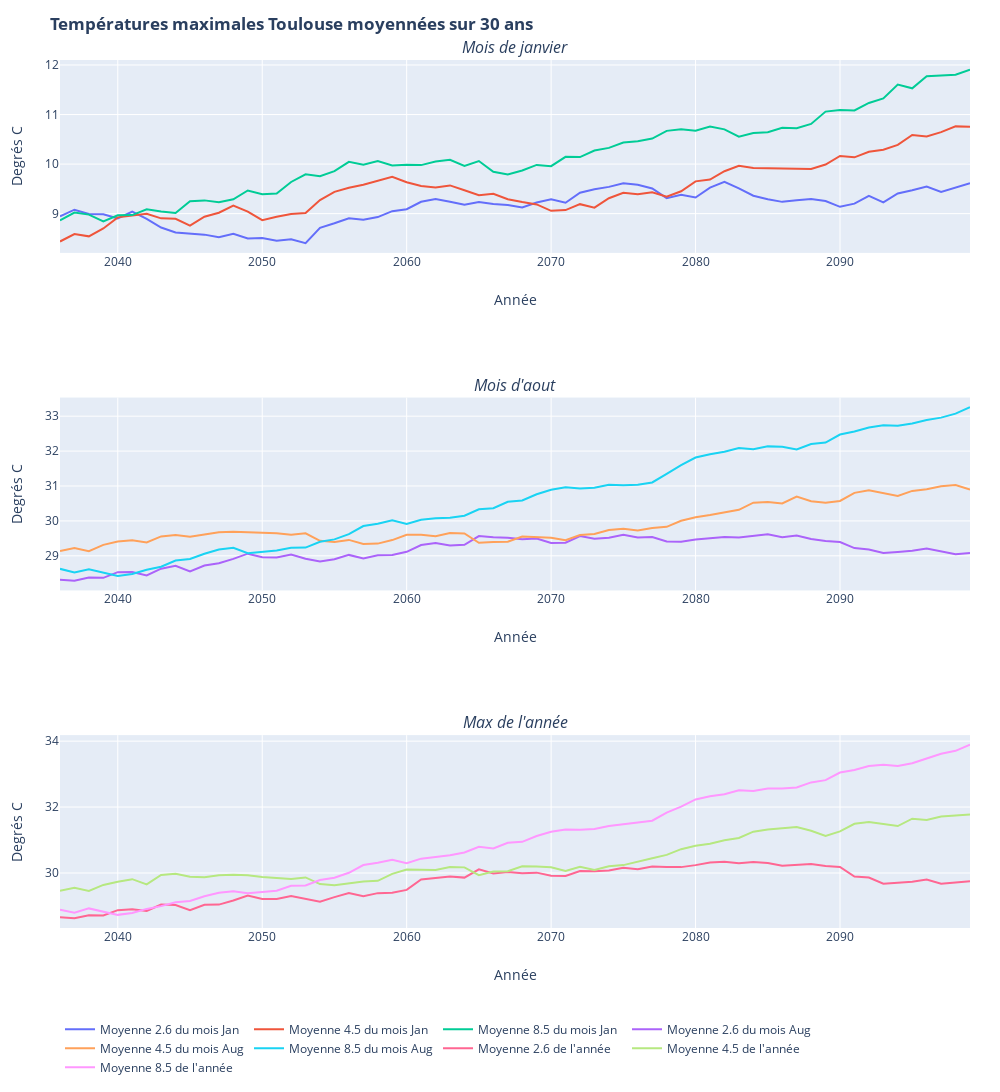

Notebook code cell kept with this figure:
### Markdown cell above
#### Toulouse
Le diagramme ci-dessous  représente l'évolution sur `yearPeriod` années de la température dans la région Toulousaine.(Décommenter la dernière ligne du bloc pour afficher la figure)

### Code cell
q = 0
trace26_0 = go.Scatter(
    x = Tlse_year[firstPlotYear:lastPlotYear],
    y = moyMAreaInterval_Tlse_26[q,:],
    name ='Moyenne 2.6 du mois %s'%Tlse_month[calcMonth[q]]
)
trace45_0 = go.Scatter(
    x = Tlse_year[firstPlotYear:lastPlotYear],
    y = moyMAreaInterval_Tlse_45[q,:],
    name ='Moyenne 4.5 du mois %s'%Tlse_month[calcMonth[q]]
)
trace85_0 = go.Scatter(
    x = Tlse_year[firstPlotYear:lastPlotYear],
    y = moyMAreaInterval_Tlse_85[q,:],
    name ='Moyenne 8.5 du mois %s'%Tlse_month[calcMonth[q]]
)

q = 1
trace26_1 = go.Scatter(
    x = Tlse_year[firstPlotYear:lastPlotYear],
    y = moyMAreaInterval_Tlse_26[q,:],
    name ='Moyenne 2.6 du mois %s'%Tlse_month[calcMonth[q]]
)
trace45_1 = go.Scatter(
    x = Tlse_year[firstPlotYear:lastPlotYear],
    y = moyMAreaInterval_Tlse_45[q,:],
    name ='Moyenne 4.5 du mois %s'%Tlse_month[calcMonth[q]]
)

trace85_1 = go.Scatter(
    x = Tlse_year[firstPlotYear:lastPlotYear],
    y = moyMAreaInterval_Tlse_85[q,:],
    name ='Moyenne 8.5 du mois %s'%Tlse_month[calcMonth[q]]
)

q = 2
trace26_2 = go.Scatter(
    x = Tlse_year[firstPlotYear:lastPlotYear],
    y = moyMAreaInterval_Tlse_26[q,:],
    name ="Moyenne 2.6 de l'année"
)
trace45_2 = go.Scatter(
    x = Tlse_year[firstPlotYear:lastPlotYear],
    y = moyMAreaInterval_Tlse_45[q,:],
    name ="Moyenne 4.5 de l'année"
)

trace85_2 = go.Scatter(
    x = Tlse_year[firstPlotYear:lastPlotYear],
    y = moyMAreaInterval_Tlse_85[q,:],
    name ="Moyenne 8.5 de l'année"
)

fig = subplots.make_subplots(rows=3, 
                          cols=1, 
                          subplot_titles=("<i>Mois de janvier</i>","<i>Mois d'aout</i>","<i>Max de l'année</i>"))

fig.append_trace(trace26_0, 1, 1)
fig.append_trace(trace45_0, 1, 1)
fig.append_trace(trace85_0, 1, 1)
fig.append_trace(trace26_1, 2, 1)
fig.append_trace(trace45_1, 2, 1)
fig.append_trace(trace85_1, 2, 1)
fig.append_trace(trace26_2, 3, 1)
fig.append_trace(trace45_2, 3, 1)
fig.append_trace(trace85_2, 3, 1)

fig.update_xaxes(title_text="Année", row=1, col=1)
fig.update_xaxes(title_text="Année", row=2, col=1)
fig.update_xaxes(title_text="Année", row=3, col=1)

fig.update_yaxes(title_text="Degrés C", row=1, col=1)
fig.update_yaxes(title_text="Degrés C", row=2, col=1)
fig.update_yaxes(title_text="Degrés C", row=3, col=1)

fig['layout']['margin'] = {'l': 60, 'r': 30, 'b': 10, 't': 60}
fig['layout'].update(autosize = False, height=1300, width=1000, title='<b>Températures maximales Toulouse moyennées sur 30 ans</b>')

fig.update_layout(legend_orientation="h")

py.iplot(fig, filename='basic-line')
